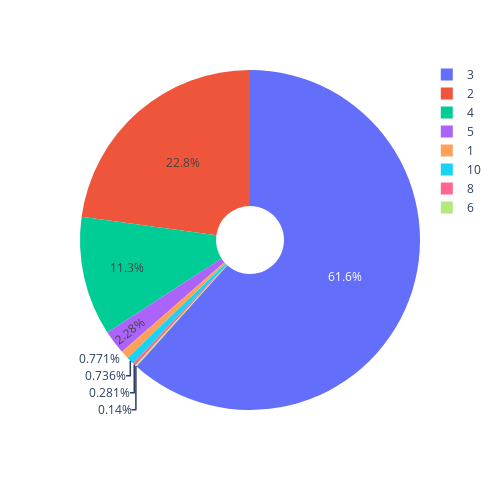

The cell this chart's notebook holds for it:
### Code cell
px.pie(df['Bathrooms'].value_counts(),values=df['Bathrooms'].value_counts(),
names=df['Bathrooms'].value_counts().index,hole=0.2,width=500,height=500).show()

### Figure 1 — Plotly figure (JSON) as saved in the notebook; plotly's stock layout.template omitted (floating-point values rounded to 4 significant figures)
{"data": [{"domain": {"x": [0, 1], "y": [0, 1]}, "hole": 0.2, "hovertemplate": "label=%{label}<br>count=%{value}<extra></extra>", "labels": [3.0, 2.0, 4.0, 5.0, 1.0, 10.0, 8.0, 6.0], "legendgroup": "", "name": "", "showlegend": true, "type": "pie", "values": [1758, 651, 323, 65, 22, 21, 8, 4]}], "layout": {"height": 500, "legend": {"tracegroupgap": 0}, "margin": {"t": 60}, "width": 500}}
